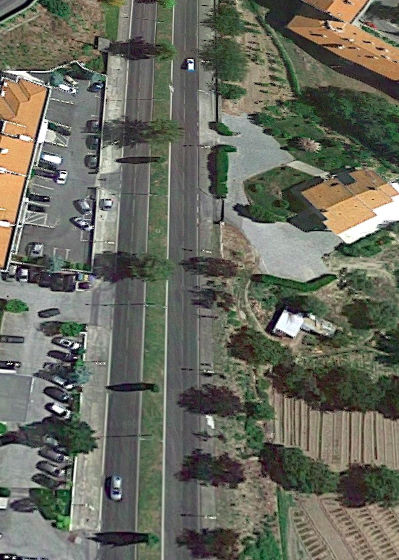
#> input picture src/image_registration/rua.png, 399 x 560 px
$ python heat_colors.py
#> lines starting #> are read from the running program, lines starting #| are printed output that depends on the picture
import seaborn as sns
import matplotlib.pyplot as plt
import numpy as np
import cv2
np.random.seed(20)

img = cv2.imread('rua.png')
#> img is the input picture: shape (560, 399, 3); mean B, G, R 94.1, 106.5, 105
heatmap = np.zeros(img.shape)

points = np.array([(102, 46), (165, 53), (163, 132), (163, 101), (162, 161), (158, 195), (159, 271), (156, 306), (155, 390), (153, 437), (154, 541), (295, 161), (223, 140), (139, 68), (139, 87), (137, 105), (136, 123), (136, 146), (134, 169), (134, 193), (133, 214), (132, 240), (131, 263), (129, 289), (184, 102), (184, 120), (184, 140)])


# DEBUG
"""
for point in points:
  w,h = point
  img = cv2.circle(img, (w,h), radius=5, color=(0, 255, 255), thickness=-1)

cv2.imshow('frame', img)
cv2.waitKey(0)
"""

# multiply some point occurrencies
points_dict = {}
points_list = []
for point in points:
  occ = np.random.randint(0, 400)
  points_dict[tuple(point)] = occ
  for i in range(occ):
    points_list.append(tuple(point))


# heatmap
from scipy.stats.kde import gaussian_kde
from PIL import Image
import io
img = plt.imread('rua.png')
#> img: shape (560, 399, 4) float32

points_list = np.array(points_list)
x, y = points_list[:, 0], points_list[:, 1]
#x,y = np.array(list(points_dict.keys())).T
#weights = np.array(list(points_dict.values()))

k = gaussian_kde(np.vstack([x, y]))
xi, yi = np.mgrid[x.min():x.max():x.size**0.5*1j,y.min():y.max():y.size**0.5*1j]
zi = k(np.vstack([xi.flatten(), yi.flatten()]))

# alpha=0.5 will make the plots semitransparent
plt.pcolormesh(xi, yi, zi.reshape(xi.shape), alpha=0.5, shading='auto')
#plt.xlim(x.min(), x.max())
#plt.ylim(y.max(), y.min())
plt.imshow(img)
plt.show()
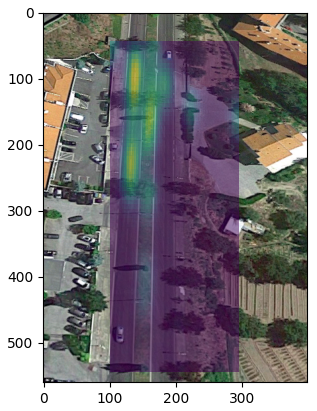
#> figure drawn by matplotlib, 1 panel

$ run again, with src/image_registration/drone.png copied over src/image_registration/rua.png
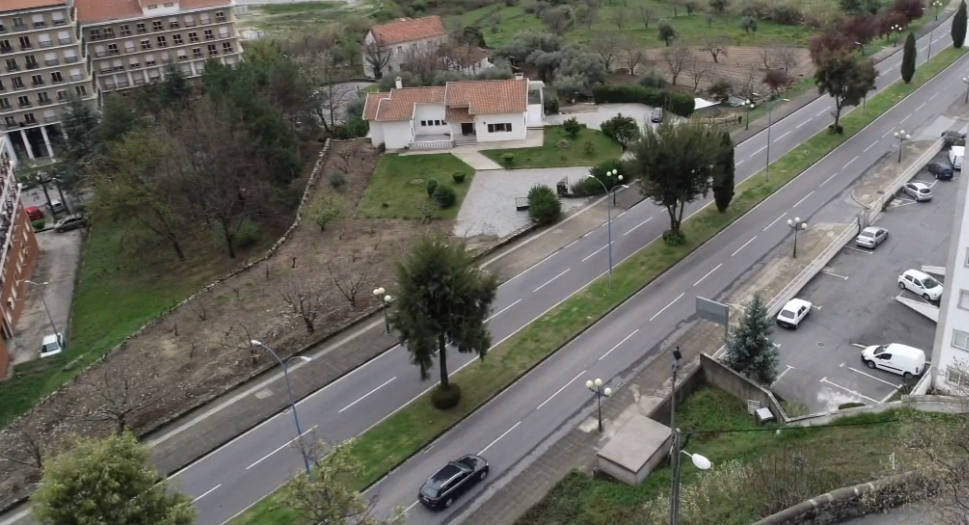
#> input picture src/image_registration/drone.png, 969 x 525 px
#> img is the input picture: shape (525, 969, 3); mean B, G, R 93.5, 102.3, 103
#> img: shape (525, 969, 4) float32
#> `plt.show()`:
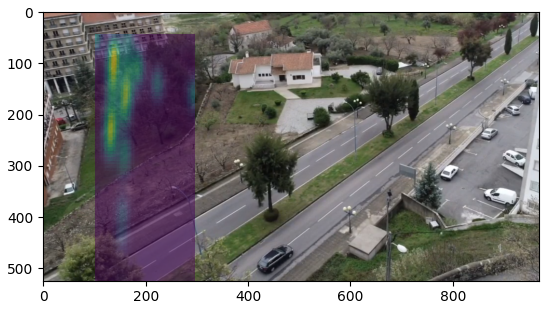
#> figure drawn by matplotlib, 1 panel

$ run again, with src/image_registration/drone_points.png copied over src/image_registration/rua.png
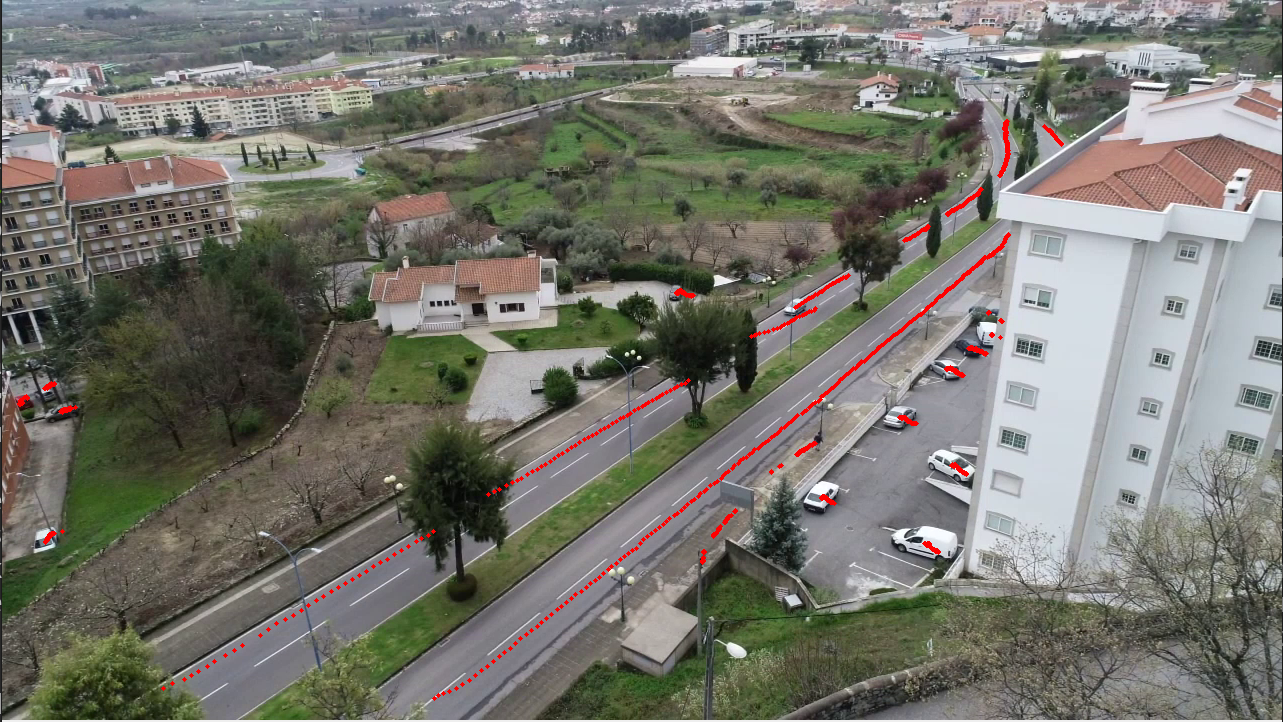
#> input picture src/image_registration/drone_points.png, 1283 x 722 px
#> img is the input picture: shape (722, 1283, 3); mean B, G, R 109.3, 117.7, 118.2
#> img: shape (722, 1283, 4) float32
#> `plt.show()`:
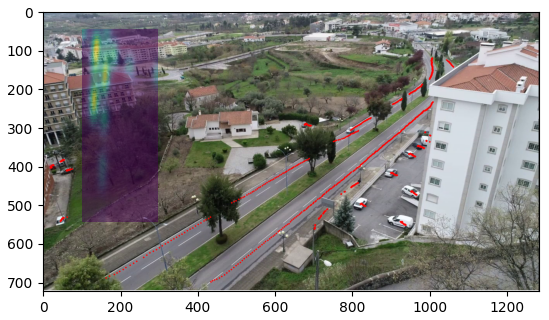
#> figure drawn by matplotlib, 1 panel
